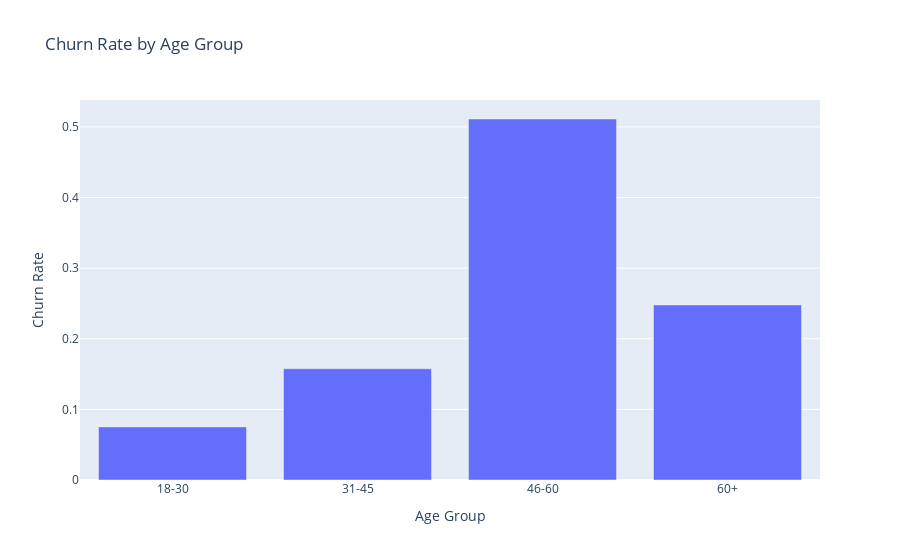

The cell this chart's notebook holds for it:
### Markdown cell above
> Creating Age Groups

### Code cell
# Create age bins and labels
age_bins = [18, 30, 45, 60, df['Age'].max()]
age_labels = ['18-30', '31-45', '46-60', '60+']
df['AgeGroup'] = pd.cut(df['Age'], bins=age_bins, labels=age_labels, right=True, include_lowest=True)

churn_by_age = df.groupby('AgeGroup')['Exited'].mean().reset_index()

fig = px.bar(churn_by_age, x='AgeGroup', y='Exited', title='Churn Rate by Age Group', labels={'Exited': 'Churn Rate', 'AgeGroup': 'Age Group'})
fig.show()

### Figure 1 — Plotly figure (JSON) as saved in the notebook; plotly's stock layout.template omitted (floating-point values rounded to 4 significant figures)
{"data": [{"hovertemplate": "Age Group=%{x}<br>Churn Rate=%{y}<extra></extra>", "legendgroup": "", "marker": {"color": "#636efa", "pattern": {"shape": ""}}, "name": "", "orientation": "v", "showlegend": false, "textposition": "auto", "type": "bar", "x": ["18-30", "31-45", "46-60", "60+"], "xaxis": "x", "y": [0.0752, 0.1576, 0.5112, 0.2478], "yaxis": "y"}], "layout": {"barmode": "relative", "legend": {"tracegroupgap": 0}, "title": {"text": "Churn Rate by Age Group"}, "xaxis": {"anchor": "y", "domain": [0, 1], "title": {"text": "Age Group"}}, "yaxis": {"anchor": "x", "domain": [0, 1], "title": {"text": "Churn Rate"}}}}
